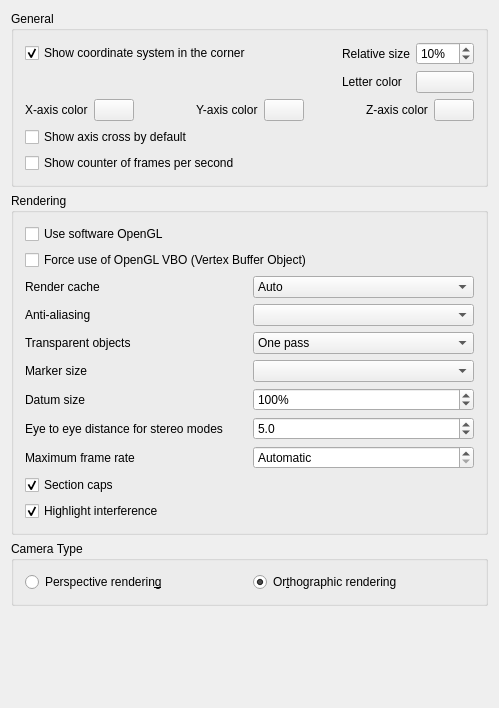
<?xml version="1.0" encoding="UTF-8"?>
<ui version="4.0">
 <class>Gui::Dialog::DlgSettings3DView</class>
 <widget class="QWidget" name="Gui::Dialog::DlgSettings3DView">
  <property name="geometry">
   <rect>
    <x>0</x>
    <y>0</y>
    <width>499</width>
    <height>708</height>
   </rect>
  </property>
  <property name="windowTitle">
   <string>3D View</string>
  </property>
  <layout class="QVBoxLayout" name="verticalLayout_2">
   <item>
    <widget class="QGroupBox" name="GroupBoxGeneral">
     <property name="enabled">
      <bool>true</bool>
     </property>
     <property name="title">
      <string>General</string>
     </property>
     <layout class="QVBoxLayout" name="verticalLayout">
      <item>
       <layout class="QGridLayout" name="gridLayoutCoord">
        <item row="0" column="0">
         <widget class="Gui::PrefCheckBox" name="CheckBox_CornerCoordSystem">
          <property name="toolTip">
           <string>Main coordinate system will always be shown in
lower right corner within opened files</string>
          </property>
          <property name="text">
           <string>Show coordinate system in the corner</string>
          </property>
          <property name="checked">
           <bool>true</bool>
          </property>
          <property name="prefEntry" stdset="0">
           <cstring>CornerCoordSystem</cstring>
          </property>
          <property name="prefPath" stdset="0">
           <cstring>View</cstring>
          </property>
         </widget>
        </item>
        <item row="0" column="1">
         <spacer name="horizontalSpacerCoord">
          <property name="orientation">
           <enum>Qt::Orientation::Horizontal</enum>
          </property>
          <property name="sizeHint" stdset="0">
           <size>
            <width>40</width>
            <height>0</height>
           </size>
          </property>
         </spacer>
        </item>
        <item row="0" column="2">
         <widget class="QLabel" name="labelCoordSize">
          <property name="text">
           <string>Relative size</string>
          </property>
          <property name="alignment">
           <set>Qt::AlignmentFlag::AlignRight|Qt::AlignmentFlag::AlignTrailing|Qt::AlignmentFlag::AlignVCenter</set>
          </property>
         </widget>
        </item>
        <item row="0" column="3">
         <widget class="Gui::PrefSpinBox" name="SpinBox_CornerCoordSystemSize">
          <property name="toolTip">
           <string>Size of main coordinate system representation
in the corner in % of height/width of the viewport</string>
          </property>
          <property name="suffix">
           <string notr="true">%</string>
          </property>
          <property name="minimum">
           <number>2</number>
          </property>
          <property name="maximum">
           <number>100</number>
          </property>
          <property name="value">
           <number>10</number>
          </property>
          <property name="prefEntry" stdset="0">
           <cstring>CornerCoordSystemSize</cstring>
          </property>
          <property name="prefPath" stdset="0">
           <cstring>View</cstring>
          </property>
         </widget>
        </item>
        <item row="1" column="2">
         <widget class="QLabel" name="axisLetterColorLabel">
          <property name="text">
           <string>Letter color</string>
          </property>
         </widget>
        </item>
        <item row="1" column="3">
         <widget class="Gui::PrefColorButton" name="axisLetterColor">
          <property name="toolTip">
           <string>Axis letter and FPS counter color</string>
          </property>
          <property name="color">
           <color>
            <red>0</red>
            <green>0</green>
            <blue>0</blue>
           </color>
          </property>
          <property name="prefEntry" stdset="0">
           <cstring>AxisLetterColor</cstring>
          </property>
          <property name="prefPath" stdset="0">
           <cstring>View</cstring>
          </property>
         </widget>
        </item>
       </layout>
      </item>
      <item>
       <layout class="QHBoxLayout" name="horizontalLayout_2">
        <item>
         <widget class="QLabel" name="xAxisLabel">
          <property name="text">
           <string>X-axis color</string>
          </property>
         </widget>
        </item>
        <item>
         <widget class="Gui::PrefColorButton" name="xAxisColor">
          <property name="text">
           <string/>
          </property>
          <property name="color">
           <color>
            <red>204</red>
            <green>51</green>
            <blue>51</blue>
           </color>
          </property>
          <property name="prefEntry" stdset="0">
           <cstring>AxisXColor</cstring>
          </property>
          <property name="prefPath" stdset="0">
           <cstring>View</cstring>
          </property>
         </widget>
        </item>
        <item>
         <spacer name="horizontalSpacer_2">
          <property name="orientation">
           <enum>Qt::Orientation::Horizontal</enum>
          </property>
          <property name="sizeHint" stdset="0">
           <size>
            <width>40</width>
            <height>20</height>
           </size>
          </property>
         </spacer>
        </item>
        <item>
         <widget class="QLabel" name="yAxisLabel">
          <property name="text">
           <string>Y-axis color</string>
          </property>
         </widget>
        </item>
        <item>
         <widget class="Gui::PrefColorButton" name="yAxisColor">
          <property name="text">
           <string/>
          </property>
          <property name="color">
           <color>
            <red>51</red>
            <green>204</green>
            <blue>51</blue>
           </color>
          </property>
          <property name="prefEntry" stdset="0">
           <cstring>AxisYColor</cstring>
          </property>
          <property name="prefPath" stdset="0">
           <cstring>View</cstring>
          </property>
         </widget>
        </item>
        <item>
         <spacer name="horizontalSpacer_3">
          <property name="orientation">
           <enum>Qt::Orientation::Horizontal</enum>
          </property>
          <property name="sizeHint" stdset="0">
           <size>
            <width>40</width>
            <height>20</height>
           </size>
          </property>
         </spacer>
        </item>
        <item>
         <widget class="QLabel" name="zAxisLabel">
          <property name="text">
           <string>Z-axis color</string>
          </property>
         </widget>
        </item>
        <item>
         <widget class="Gui::PrefColorButton" name="zAxisColor">
          <property name="text">
           <string/>
          </property>
          <property name="color">
           <color>
            <red>51</red>
            <green>51</green>
            <blue>204</blue>
           </color>
          </property>
          <property name="prefEntry" stdset="0">
           <cstring>AxisZColor</cstring>
          </property>
          <property name="prefPath" stdset="0">
           <cstring>View</cstring>
          </property>
         </widget>
        </item>
       </layout>
      </item>
      <item>
       <widget class="Gui::PrefCheckBox" name="CheckBox_ShowAxisCross">
        <property name="toolTip">
         <string>Axis cross will be shown by default at file
opening or creation</string>
        </property>
        <property name="text">
         <string>Show axis cross by default</string>
        </property>
        <property name="prefEntry" stdset="0">
         <cstring>ShowAxisCross</cstring>
        </property>
        <property name="prefPath" stdset="0">
         <cstring>View</cstring>
        </property>
       </widget>
      </item>
      <item>
       <widget class="Gui::PrefCheckBox" name="CheckBox_ShowFPS">
        <property name="toolTip">
         <string>Time needed for last operation and resulting frame rate
will be shown at the lower left corner in opened files</string>
        </property>
        <property name="text">
         <string>Show counter of frames per second</string>
        </property>
        <property name="prefEntry" stdset="0">
         <cstring>ShowFPS</cstring>
        </property>
        <property name="prefPath" stdset="0">
         <cstring>View</cstring>
        </property>
       </widget>
      </item>
     </layout>
    </widget>
   </item>
   <item>
    <widget class="QGroupBox" name="GroupBox12">
     <property name="enabled">
      <bool>true</bool>
     </property>
     <property name="title">
      <string>Rendering</string>
     </property>
     <layout class="QVBoxLayout" name="verticalLayout_3">
      <item>
       <widget class="Gui::PrefCheckBox" name="CheckBox_use_SW_OpenGL">
        <property name="toolTip">
         <string>This option is useful for troubleshooting graphics card and driver problems.
Changing this option requires a restart of the application.</string>
        </property>
        <property name="text">
         <string>Use software OpenGL</string>
        </property>
        <property name="prefEntry" stdset="0">
         <cstring>UseSoftwareOpenGL</cstring>
        </property>
        <property name="prefPath" stdset="0">
         <cstring>OpenGL</cstring>
        </property>
       </widget>
      </item>
      <item>
       <widget class="Gui::PrefCheckBox" name="CheckBox_useVBO">
        <property name="toolTip">
         <string>A VBO is an OpenGL feature that enables uploading geometry data
to the graphics card, and is how efficient 3D rendering is done
on modern hardware.
This feature might not be used by default if you are running old
hardware or drivers. By selecting this option its usage will be
forcibly enabled.

Note: Turning this on is typically not required. If you do,
remember to report this setting as enabled when seeking support.</string>
        </property>
        <property name="text">
         <string>Force use of OpenGL VBO (Vertex Buffer Object)</string>
        </property>
        <property name="prefEntry" stdset="0">
         <cstring>UseVBO</cstring>
        </property>
        <property name="prefPath" stdset="0">
         <cstring>View</cstring>
        </property>
       </widget>
      </item>
      <item>
       <layout class="QGridLayout" name="gridLayout">
        <item row="0" column="0">
         <widget class="QLabel" name="renderCacheLabel">
          <property name="text">
           <string>Render cache</string>
          </property>
         </widget>
        </item>
        <item row="5" column="0">
         <widget class="QLabel" name="textLabel1">
          <property name="text">
           <string>Eye to eye distance for stereo modes</string>
          </property>
         </widget>
        </item>
        <item row="0" column="1">
         <widget class="QComboBox" name="renderCache">
          <property name="minimumSize">
           <size>
            <width>120</width>
            <height>0</height>
           </size>
          </property>
          <property name="toolTip">
           <string>'Render caching' is another way to say 'Rendering acceleration'.
There are 3 options available to achieve this:
1) 'Auto' (default), let Coin3D decide where to cache.
2) 'Distributed', manually turn on cache for all view provider root node.
3) 'Centralized', manually turn off cache in all nodes of all view provider, and
only cache at the scene graph root node. This offers the fastest rendering speed
but slower response to any scene changes.</string>
          </property>
          <property name="currentIndex">
           <number>0</number>
          </property>
          <item>
           <property name="text">
            <string>Auto</string>
           </property>
          </item>
          <item>
           <property name="text">
            <string>Distributed</string>
           </property>
          </item>
          <item>
           <property name="text">
            <string>Centralized</string>
           </property>
          </item>
         </widget>
        </item>
        <item row="1" column="1">
         <widget class="QComboBox" name="comboAliasing">
          <property name="minimumSize">
           <size>
            <width>120</width>
            <height>0</height>
           </size>
          </property>
          <property name="toolTip">
           <string>Method of multisample anti-aliasing</string>
          </property>
         </widget>
        </item>
        <item row="1" column="0">
         <widget class="QLabel" name="aliasingLAbel">
          <property name="text">
           <string>Anti-aliasing</string>
          </property>
         </widget>
        </item>
        <item row="5" column="1">
         <widget class="Gui::PrefDoubleSpinBox" name="FloatSpinBox_EyeDistance">
          <property name="minimumSize">
           <size>
            <width>120</width>
            <height>0</height>
           </size>
          </property>
          <property name="toolTip">
           <string>Eye-to-eye distance used for stereo projections.
The specified value is a factor that will be multiplied with the
bounding box size of the 3D object that is currently displayed.</string>
          </property>
          <property name="decimals">
           <number>1</number>
          </property>
          <property name="minimum">
           <double>0.100000000000000</double>
          </property>
          <property name="maximum">
           <double>1000.000000000000000</double>
          </property>
          <property name="singleStep">
           <double>2.000000000000000</double>
          </property>
          <property name="value">
           <double>5.000000000000000</double>
          </property>
          <property name="prefEntry" stdset="0">
           <cstring>EyeDistance</cstring>
          </property>
          <property name="prefPath" stdset="0">
           <cstring>View</cstring>
          </property>
         </widget>
        </item>
        <item row="2" column="1">
         <widget class="Gui::PrefComboBox" name="comboTransparentRender">
          <property name="minimumSize">
           <size>
            <width>120</width>
            <height>0</height>
           </size>
          </property>
          <property name="toolTip">
           <string>Render types of transparent objects</string>
          </property>
          <property name="prefEntry" stdset="0">
           <cstring>TransparentObjectRenderType</cstring>
          </property>
          <property name="prefPath" stdset="0">
           <cstring>View</cstring>
          </property>
          <item>
           <property name="text">
            <string>One pass</string>
           </property>
          </item>
          <item>
           <property name="text">
            <string>Backface pass</string>
           </property>
          </item>
         </widget>
        </item>
        <item row="2" column="0">
         <widget class="QLabel" name="transparentRenderLabel">
          <property name="toolTip">
           <string/>
          </property>
          <property name="text">
           <string>Transparent objects</string>
          </property>
         </widget>
        </item>
        <item row="3" column="0">
         <widget class="QLabel" name="markerSizeLabel">
          <property name="toolTip">
           <string/>
          </property>
          <property name="text">
           <string>Marker size</string>
          </property>
         </widget>
        </item>
        <item row="3" column="1">
         <widget class="QComboBox" name="boxMarkerSize">
          <property name="minimumSize">
           <size>
            <width>120</width>
            <height>0</height>
           </size>
          </property>
          <property name="toolTip">
           <string>Size of vertices in the Sketcher, TechDraw and other workbenches</string>
          </property>
         </widget>
        </item>
        <item row="4" column="0">
         <widget class="QLabel" name="markerSizeLabel_2">
          <property name="toolTip">
           <string/>
          </property>
          <property name="text">
           <string>Datum size</string>
          </property>
         </widget>
        </item>
        <item row="4" column="1">
         <widget class="Gui::PrefDoubleSpinBox" name="FloatSpinBox_DatumScale">
          <property name="minimumSize">
           <size>
            <width>120</width>
            <height>0</height>
           </size>
          </property>
          <property name="toolTip">
           <string>Size of core datum objects</string>
          </property>
          <property name="suffix">
           <string>%</string>
          </property>
          <property name="decimals">
           <number>0</number>
          </property>
          <property name="minimum">
           <double>0.000000000000000</double>
          </property>
          <property name="maximum">
           <double>400.000000000000000</double>
          </property>
          <property name="singleStep">
           <double>5.000000000000000</double>
          </property>
          <property name="value">
           <double>100.000000000000000</double>
          </property>
          <property name="prefEntry" stdset="0">
           <cstring>DatumScale</cstring>
          </property>
          <property name="prefPath" stdset="0">
           <cstring>View</cstring>
          </property>
         </widget>
        </item>
        <item row="6" column="0">
         <widget class="QLabel" name="maxFrameRateLabel">
          <property name="text">
           <string>Maximum frame rate</string>
          </property>
         </widget>
        </item>
        <item row="6" column="1">
         <widget class="Gui::PrefSpinBox" name="SpinBox_MaxFrameRate">
          <property name="minimumSize">
           <size>
            <width>120</width>
            <height>0</height>
           </size>
          </property>
          <property name="toolTip">
           <string>Upper limit on how often the 3D view is redrawn.
'Automatic' follows the refresh rate of the display, since drawing
faster than the display can show only wastes graphics card work.
Set to 0 to redraw as fast as the graphics driver allows.</string>
          </property>
          <property name="specialValueText">
           <string>Automatic</string>
          </property>
          <property name="suffix">
           <string> FPS</string>
          </property>
          <property name="minimum">
           <number>-1</number>
          </property>
          <property name="maximum">
           <number>1000</number>
          </property>
          <property name="value">
           <number>-1</number>
          </property>
          <property name="prefEntry" stdset="0">
           <cstring>MaxFrameRate</cstring>
          </property>
          <property name="prefPath" stdset="0">
           <cstring>View</cstring>
          </property>
         </widget>
        </item>
        <item row="7" column="0" colspan="2">
         <widget class="Gui::PrefCheckBox" name="checkSectionCaps">
          <property name="toolTip">
           <string>Fill the clipped faces of solids in the part's own material, hatched and outlined.</string>
          </property>
          <property name="text">
           <string>Section caps</string>
          </property>
          <property name="checked">
           <bool>true</bool>
          </property>
          <property name="prefEntry" stdset="0">
           <cstring>SectionCaps</cstring>
          </property>
          <property name="prefPath" stdset="0">
           <cstring>View</cstring>
          </property>
         </widget>
        </item>
        <item row="8" column="0" colspan="2">
         <widget class="Gui::PrefCheckBox" name="checkSectionCapInterference">
          <property name="toolTip">
           <string>Hatch and outline in red where the section caps of two parts overlap.</string>
          </property>
          <property name="text">
           <string>Highlight interference</string>
          </property>
          <property name="checked">
           <bool>true</bool>
          </property>
          <property name="prefEntry" stdset="0">
           <cstring>SectionCapInterference</cstring>
          </property>
          <property name="prefPath" stdset="0">
           <cstring>View</cstring>
          </property>
         </widget>
        </item>
       </layout>
      </item>
     </layout>
    </widget>
   </item>
   <item>
    <widget class="QGroupBox" name="groupBoxCamera">
     <property name="title">
      <string>Camera Type</string>
     </property>
     <layout class="QGridLayout" name="gridLayout1">
      <property name="leftMargin">
       <number>11</number>
      </property>
      <property name="topMargin">
       <number>11</number>
      </property>
      <property name="rightMargin">
       <number>11</number>
      </property>
      <property name="bottomMargin">
       <number>11</number>
      </property>
      <property name="spacing">
       <number>6</number>
      </property>
      <item row="0" column="0">
       <widget class="Gui::PrefRadioButton" name="radioPerspective">
        <property name="toolTip">
         <string>Objects will appear in a perspective projection</string>
        </property>
        <property name="text">
         <string>Perspective renderin&amp;g</string>
        </property>
        <property name="prefEntry" stdset="0">
         <cstring>Perspective</cstring>
        </property>
        <property name="prefPath" stdset="0">
         <cstring>View</cstring>
        </property>
       </widget>
      </item>
      <item row="0" column="1">
       <widget class="Gui::PrefRadioButton" name="radioOrthographic">
        <property name="toolTip">
         <string>Objects will be in orthographic projection</string>
        </property>
        <property name="text">
         <string>Or&amp;thographic rendering</string>
        </property>
        <property name="checked">
         <bool>true</bool>
        </property>
        <property name="prefEntry" stdset="0">
         <cstring>Orthographic</cstring>
        </property>
        <property name="prefPath" stdset="0">
         <cstring>View</cstring>
        </property>
       </widget>
      </item>
     </layout>
    </widget>
   </item>
   <item>
    <spacer>
     <property name="orientation">
      <enum>Qt::Orientation::Vertical</enum>
     </property>
     <property name="sizeHint" stdset="0">
      <size>
       <width>455</width>
       <height>16</height>
      </size>
     </property>
    </spacer>
   </item>
  </layout>
 </widget>
 <layoutdefault spacing="6" margin="11"/>
 <customwidgets>
  <customwidget>
   <class>Gui::ColorButton</class>
   <extends>QPushButton</extends>
   <header>Gui/Widgets.h</header>
  </customwidget>
  <customwidget>
   <class>Gui::PrefSpinBox</class>
   <extends>QSpinBox</extends>
   <header>Gui/PrefWidgets.h</header>
  </customwidget>
  <customwidget>
   <class>Gui::PrefColorButton</class>
   <extends>Gui::ColorButton</extends>
   <header>Gui/PrefWidgets.h</header>
  </customwidget>
  <customwidget>
   <class>Gui::PrefRadioButton</class>
   <extends>QRadioButton</extends>
   <header>Gui/PrefWidgets.h</header>
  </customwidget>
  <customwidget>
   <class>Gui::PrefCheckBox</class>
   <extends>QCheckBox</extends>
   <header>Gui/PrefWidgets.h</header>
  </customwidget>
  <customwidget>
   <class>Gui::PrefComboBox</class>
   <extends>QComboBox</extends>
   <header>Gui/PrefWidgets.h</header>
  </customwidget>
  <customwidget>
   <class>Gui::PrefDoubleSpinBox</class>
   <extends>QDoubleSpinBox</extends>
   <header>Gui/PrefWidgets.h</header>
  </customwidget>
 </customwidgets>
 <resources/>
 <connections>
  <connection>
   <sender>CheckBox_CornerCoordSystem</sender>
   <signal>toggled(bool)</signal>
   <receiver>SpinBox_CornerCoordSystemSize</receiver>
   <slot>setEnabled(bool)</slot>
   <hints>
    <hint type="sourcelabel">
     <x>20</x>
     <y>20</y>
    </hint>
    <hint type="destinationlabel">
     <x>20</x>
     <y>20</y>
    </hint>
   </hints>
  </connection>
  <connection>
   <sender>CheckBox_CornerCoordSystem</sender>
   <signal>toggled(bool)</signal>
   <receiver>axisLetterColor</receiver>
   <slot>setEnabled(bool)</slot>
   <hints>
    <hint type="sourcelabel">
     <x>20</x>
     <y>20</y>
    </hint>
    <hint type="destinationlabel">
     <x>20</x>
     <y>20</y>
    </hint>
   </hints>
  </connection>
 </connections>
</ui>
